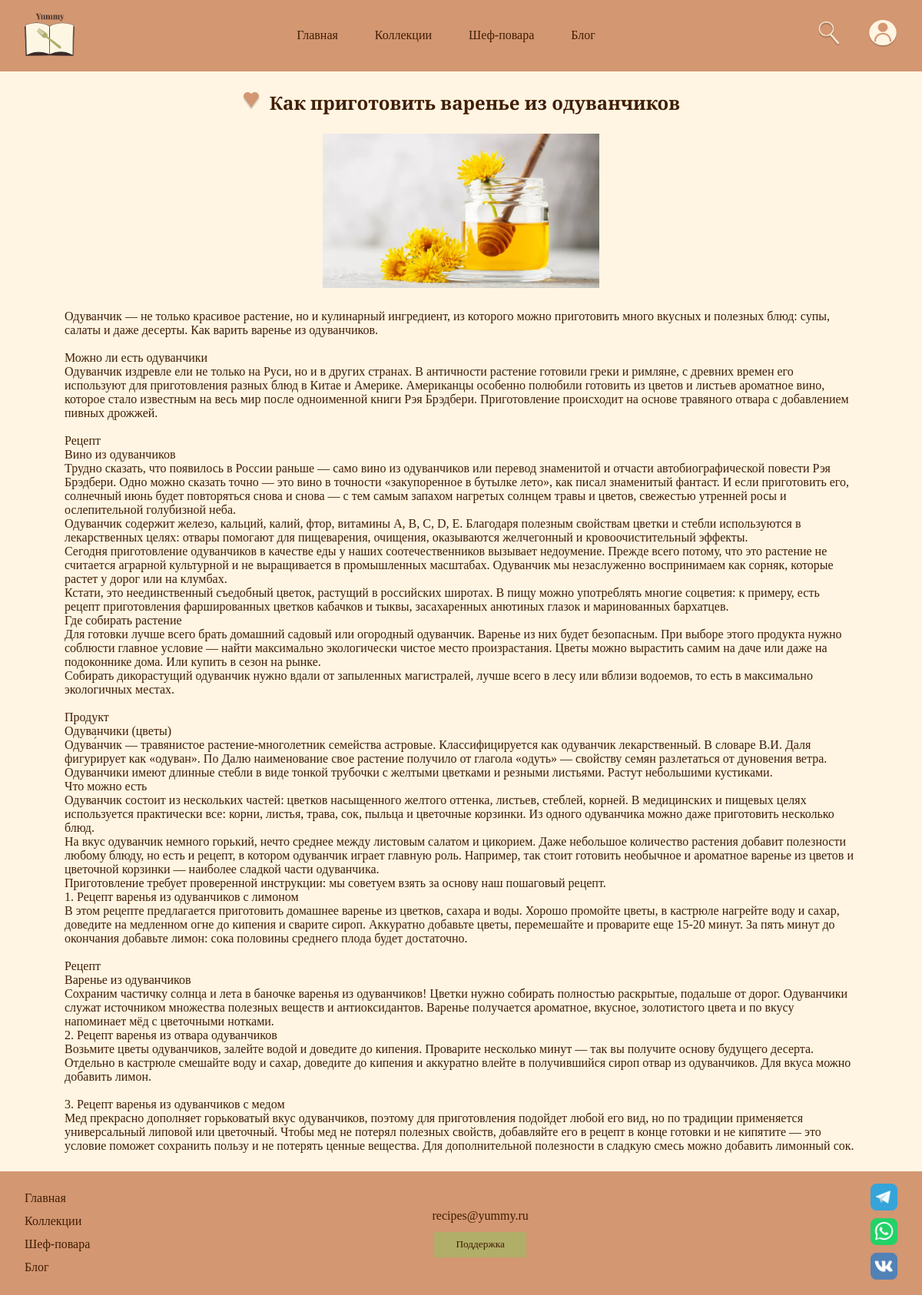
/article.php?id=3 (signed in), run on the app's committed database.
### tables this page shows
CREATE TABLE `articles` (
  `id_articles` int(10) UNSIGNED NOT NULL,
  `title` varchar(255) NOT NULL,
  `short_description` varchar(500) DEFAULT NULL,
  `content` text NOT NULL,
  `image_url` varchar(255) DEFAULT 'default_article.jpg',
  `created_at` timestamp NOT NULL DEFAULT current_timestamp()
);

### helpers.php (called while the page is built, shortened)
<?php
function getUserFavorites($pdo, $userId, $type) {
    $map = [
        'recipe'     => ['table' => 'favorite_recipes',     'col' => 'recipe_id'],
        'collection' => ['table' => 'favorite_collections', 'col' => 'collection_id'],
        'article'    => ['table' => 'favorite_articles',    'col' => 'article_id'],
        'chef'       => ['table' => 'favorite_chefs',       'col' => 'chef_id']
    ];
    $stmt = $pdo->prepare("SELECT {$map[$type]['col']} FROM {$map[$type]['table']} WHERE user_id = ?");
    $stmt->execute([$userId]);
    return $stmt->fetchAll(PDO::FETCH_COLUMN);
}
function getFavIcon($pdo, $userId, $type, $id) {
    return in_array($id, getUserFavorites($pdo, $userId, $type)) ? 'favorite_del.png' : 'favorite.png';
}
?>

### article.php (the view, shortened to what this page needs)
<?php
require_once 'config.php';
require_once 'helpers.php';
$userId = $_SESSION['user_id'] ?? 0;
$id = isset($_GET['id']) ? (int)$_GET['id'] : 0;
$stmt = $pdo->prepare("SELECT * FROM articles WHERE id_articles = ?");
$stmt->execute([$id]);
$article = $stmt->fetch();
?>
<!DOCTYPE html>
<html>
<head>
    <link rel="stylesheet" type="text/css" href="style.css">
</head>
<body>
<header>
    <a href="index.php"><img src="img/logo.png" width="65vw"></a>
    <div class="header_center">
        <ul class="header_ul">
            <li class="header_ul_li"><a href="index.php">Главная</a></li>
            <li class="header_ul_li"><a href="list_collection.php">Коллекции</a></li>
            <li class="header_ul_li"><a href="chefs.php">Шеф-повара</a></li>
            <li class="header_ul_li"><a href="blog.php">Блог</a></li>
        </ul>
    </div>
    <div class="header_right">
        <a href="find.php"><img src="img/find.png" width="30vw"></a>
        <a href="account.php"><img src="img/account.png" width="38vw"></a>
    </div>
</header>
<main>
    <div class="recipe_name">
        <?php if ($userId > 0): ?>
        <button class="recipe_btn" onclick="toggleFavorite('article', <?= $article['id_articles'] ?>, this)">
            <img src="img/<?= getFavIcon($pdo, $userId, 'article', $article['id_articles']) ?>" width="24">
        </button>
        <?php endif; ?>
        <h2><?= htmlspecialchars($article['title']) ?></h2>
    </div>
    <div class="article_img">
        <img src="img/<?= htmlspecialchars($article['image_url'] ?: 'default_article.jpg') ?>" style="width: 30%;">
    </div>
    <div class="article_text">
        <p><?= nl2br(htmlspecialchars($article['content'])) ?></p>
    </div>
</main>
<?php include 'footer.php'; ?>
</body>
</html>

### style.css (style rules this page uses)
html, body { height: 100%; }
body { background-color: #FFF5E2; display: flex; flex-direction: column; min-height: 100vh; }
main { background-color: #FFF5E2; flex: 1; }
* { margin: 0; padding: 0; }
a { text-decoration: none; color: #411D03; font-family: "Playfair Display"; }
p { color: #411D03; font-family: "Cormorant Garamond"; }
h2 { color: #411D03; text-align: center; padding: 2vw 0; font-family: "Playfair Display"; }
:root { --bg_page: #FFF5E2; --text: #411D03; --bg_input: #D6B38D; --bg_card: #EBCEAF; --bg_header_footer: #D39772; --accent: #B1AE69; }
header { background-color: #D39772; padding: 1.336vw 2.671vw; display: flex; justify-content: space-between; align-items: center; }
header ul { list-style: none; }
header a { text-decoration: none; color: #411D03; }
.header_ul { display: flex; flex-direction: row; gap: 4vw; }
.header_right { display: flex; align-items: center; gap: 3vw; }
main { background-color: #FFF5E2; }
body { background-color: #FFF5E2; }
.article_img { text-align: center; }
.article_text { margin: 2vw 7vw; }
.recipe_name { display: flex; flex-direction: row; align-items: center; justify-content: center; gap: 1vw; }
.recipe_btn { border: none; background-color: #FFF5E2; }

### data on the page
articles: title "Как приготовить варенье из одуванчиков", image_url (picture), content "Одуванчик — не только красивое растение, но и кулинарный ингредиент, из которого можно приготовить много вкусных и полезных блюд: супы, салаты и даже десерты. Как варить варенье из одуванчиков. Можно ли есть одуванчики Одуванчик издревле ели не только на Руси, но и в других странах. В античности растение готовили греки и римляне, с древних времен его используют для приготовления разных блюд в Китае и Америке. Американцы особенно полюбили готовить из цветов и листьев ароматное вино, которое стало известным на весь мир после одноименной книги Рэя Брэдбери. Приготовление происходит на основе травяного отвара с добавлением пивных дрожжей. Рецепт Вино из одуванчиков Трудно сказать, что появилось…"
